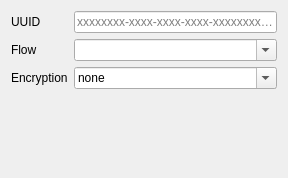
<?xml version="1.0" encoding="UTF-8"?>
<ui version="4.0">
 <class>vlessOutEditor</class>
 <widget class="QWidget" name="vlessOutEditor">
  <property name="geometry">
   <rect>
    <x>0</x>
    <y>0</y>
    <width>288</width>
    <height>178</height>
   </rect>
  </property>
  <property name="windowTitle">
   <string>Form</string>
  </property>
  <layout class="QFormLayout" name="formLayout">
   <item row="0" column="0">
    <widget class="QLabel" name="idLabel_2">
     <property name="text">
      <string>UUID</string>
     </property>
    </widget>
   </item>
   <item row="0" column="1">
    <widget class="QLineEdit" name="vLessIDTxt">
     <property name="text">
      <string/>
     </property>
     <property name="maxLength">
      <number>36</number>
     </property>
     <property name="placeholderText">
      <string notr="true">xxxxxxxx-xxxx-xxxx-xxxx-xxxxxxxxxxxx</string>
     </property>
    </widget>
   </item>
   <item row="2" column="0">
    <widget class="QLabel" name="securityLabel_2">
     <property name="text">
      <string>Encryption</string>
     </property>
    </widget>
   </item>
   <item row="2" column="1">
    <widget class="QComboBox" name="vLessSecurityCombo">
     <property name="sizePolicy">
      <sizepolicy hsizetype="Preferred" vsizetype="Fixed">
       <horstretch>0</horstretch>
       <verstretch>0</verstretch>
      </sizepolicy>
     </property>
     <property name="editable">
      <bool>true</bool>
     </property>
     <item>
      <property name="text">
       <string notr="true">none</string>
      </property>
     </item>
    </widget>
   </item>
   <item row="1" column="0">
    <widget class="QLabel" name="label">
     <property name="text">
      <string>Flow</string>
     </property>
    </widget>
   </item>
   <item row="1" column="1">
    <widget class="QComboBox" name="flowCombo">
     <property name="toolTip">
      <string>&lt;h3&gt;Notes for &lt;code&gt;udp443&lt;/code&gt; Methods&lt;/h3&gt;

&lt;p&gt;Some applications like Google Chrome would attempt to use QUIC protocol instead of TLS, which, won't benefit from XTLS at all. What's worse, QUIC over TCP will cause potential congestion control problem, downgrading your experience.&lt;/p&gt;

&lt;p&gt;Non-&lt;code&gt;udp443&lt;/code&gt; methods block UDP 443 outbound traffic to workaround this situation. If you do want to let it go, use at your own peril.&lt;/p&gt;</string>
     </property>
     <property name="editable">
      <bool>true</bool>
     </property>
     <item>
      <property name="text">
       <string notr="true"/>
      </property>
     </item>
     <item>
      <property name="text">
       <string notr="true">xtls-rprx-vision</string>
      </property>
     </item>
    </widget>
   </item>
  </layout>
 </widget>
 <resources/>
 <connections/>
</ui>
